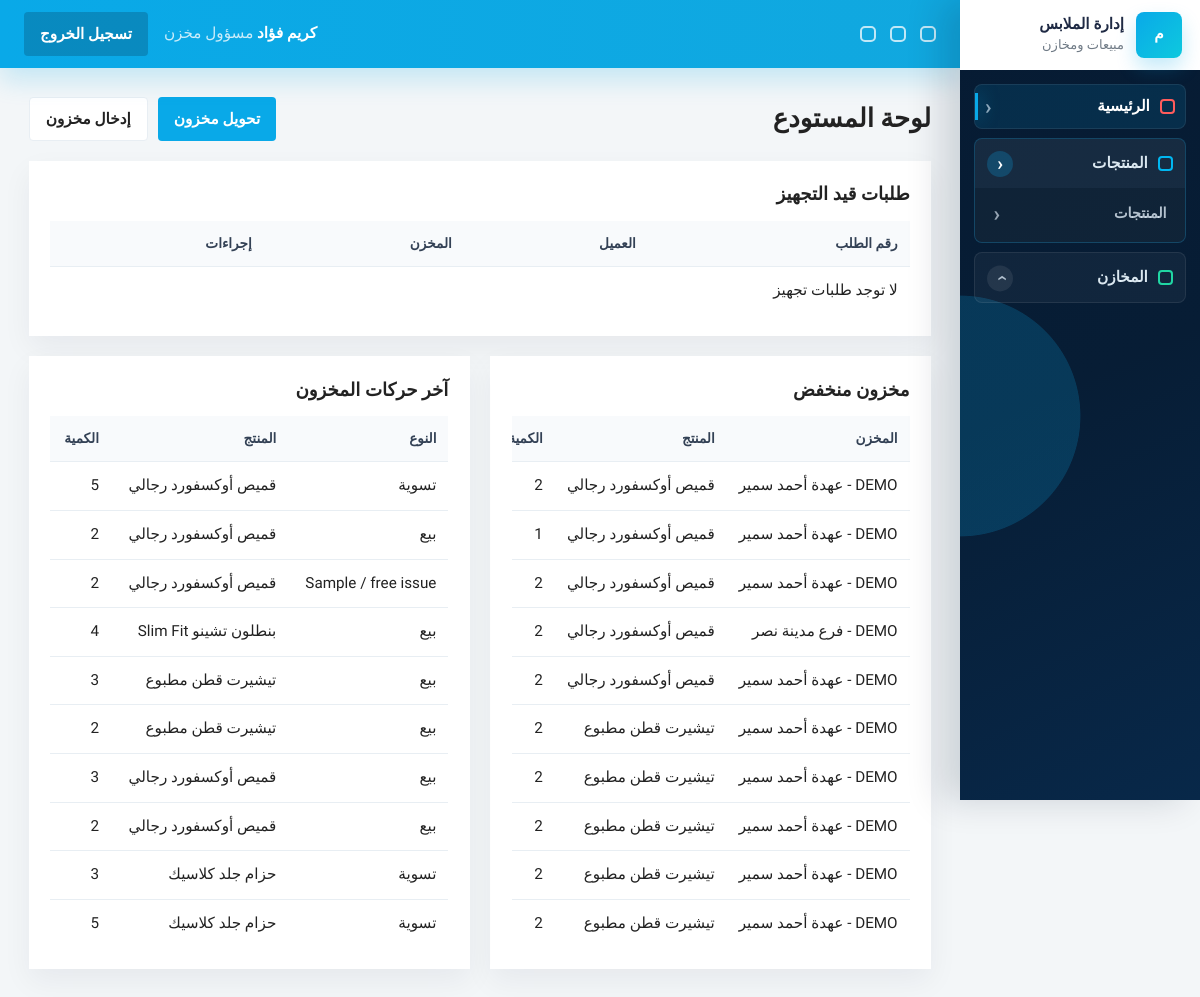
The app's page / (signed in) with its own data.
### accounts/models.py (models this page shows)
class User(AbstractUser):
    ROLE_MANAGER = 'manager'
    ROLE_SALES = 'sales'
    ROLE_WAREHOUSE = 'warehouse'
    ROLE_CHOICES = [
        (ROLE_MANAGER, 'مسؤول النظام'),
        (ROLE_SALES, 'مندوب مبيعات'),
        (ROLE_WAREHOUSE, 'مسؤول مخزن'),
    ]
    role = models.CharField(max_length=20, choices=ROLE_CHOICES, default=ROLE_SALES, db_index=True)
    phone = models.CharField(max_length=20, blank=True, null=True)
    created_at = models.DateTimeField(auto_now_add=True, db_index=True)
    class Meta:
        indexes = [
            models.Index(fields=['role', 'is_active']),
            models.Index(fields=['created_at']),
        ]
    @property
    def is_manager(self):
        return self.role == self.ROLE_MANAGER or self.is_superuser
    @property
    def is_sales(self):
        return self.role == self.ROLE_SALES
    @property
    def is_warehouse(self):
        return self.role == self.ROLE_WAREHOUSE

### inventory/models.py (models this page shows, shortened)
class Stock(models.Model):
    warehouse = models.ForeignKey(Warehouse, on_delete=models.CASCADE)
    variant = models.ForeignKey(ProductVariant, on_delete=models.CASCADE)
    quantity = models.IntegerField(default=0)
    min_quantity = models.IntegerField(default=0)
    class Meta:
        unique_together = ('warehouse', 'variant')
        indexes = [
            models.Index(fields=['warehouse', 'variant']),
            models.Index(fields=['quantity']),
        ]

class Warehouse(models.Model):
    TYPE_MAIN = 'main'
    TYPE_STORE = 'store'
    TYPE_REPRESENTATIVE = 'representative'
    WAREHOUSE_TYPE_CHOICES = [
        (TYPE_MAIN, 'مخزن رئيسي'),
        (TYPE_STORE, 'محل بيع'),
        (TYPE_REPRESENTATIVE, 'عهدة مندوب'),
    ]
    name = models.CharField(max_length=100, db_index=True)
    warehouse_type = models.CharField(max_length=20, choices=WAREHOUSE_TYPE_CHOICES, db_index=True)
    assigned_user = models.ForeignKey(
        settings.AUTH_USER_MODEL,
        on_delete=models.SET_NULL,
        null=True,
        blank=True,
        related_name='assigned_warehouses',
    )
    address = models.TextField(blank=True, null=True)
    is_active = models.BooleanField(default=True, db_index=True)
    def __str__(self):
        return self.name

class StockMovement(models.Model):
    TYPE_IN = 'in'
    TYPE_OUT = 'out'
    TYPE_TRANSFER = 'transfer'
    TYPE_SALE = 'sale'
    TYPE_RETURN = 'return'
    TYPE_ADJUSTMENT = 'adjustment'
    TYPE_PURCHASE_RECEIVE = 'purchase_receive'
    TYPE_SALES_RETURN = 'sales_return'
    TYPE_DAMAGED_RETURN = 'damaged_return'
    TYPE_EXCHANGE_OUT = 'exchange_out'
    TYPE_SALES_REP_ASSIGNMENT = 'sales_rep_assignment'
    TYPE_SALES_REP_RETURN = 'sales_rep_return'
    TYPE_SALES_REP_SALE = 'sales_rep_sale'
    TYPE_SAMPLE = 'sample'
    MOVEMENT_TYPE_CHOICES = [
        (TYPE_IN, 'دخول مخزون'),
        (TYPE_OUT, 'خروج مخزون'),
        (TYPE_TRANSFER, 'تحويل بين مخازن'),
        (TYPE_SALE, 'بيع'),
        (TYPE_RETURN, 'مرتجع'),
        (TYPE_ADJUSTMENT, 'تسوية'),
    ]
    MOVEMENT_TYPE_CHOICES.append((TYPE_PURCHASE_RECEIVE, 'Purchase receive'))
    MOVEMENT_TYPE_CHOICES.append((TYPE_SALES_RETURN, 'Sales return'))
    MOVEMENT_TYPE_CHOICES.append((TYPE_DAMAGED_RETURN, 'Damaged return'))
    MOVEMENT_TYPE_CHOICES.append((TYPE_EXCHANGE_OUT, 'Exchange out'))
    MOVEMENT_TYPE_CHOICES.append((TYPE_SALES_REP_ASSIGNMENT, 'Sales rep assignment'))
    MOVEMENT_TYPE_CHOICES.append((TYPE_SALES_REP_RETURN, 'Sales rep return'))
    MOVEMENT_TYPE_CHOICES.append((TYPE_SALES_REP_SALE, 'Sales rep sale'))
    MOVEMENT_TYPE_CHOICES.append((TYPE_SAMPLE, 'Sample / free issue'))
    movement_type = models.CharField(max_length=20, choices=MOVEMENT_TYPE_CHOICES, db_index=True)
    variant = models.ForeignKey(ProductVariant, on_delete=models.CASCADE)
    from_warehouse = models.ForeignKey(Warehouse, on_delete=models.SET_NULL, null=True, blank=True, related_name='out_movements')
    to_warehouse = models.ForeignKey(Warehouse, on_delete=models.SET_NULL, null=True, blank=True, related_name='in_movements')
    batch = models.ForeignKey(StockBatch, on_delete=models.SET_NULL, null=True, blank=True, related_name='movements')
    quantity = models.IntegerField()
    note = models.TextField(blank=True, null=True)
    created_by = models.ForeignKey(settings.AUTH_USER_MODEL, on_delete=models.SET_NULL, null=True)
    created_at = models.DateTimeField(auto_now_add=True, db_index=True)
    class Meta:
        indexes = [
            models.Index(fields=['movement_type', 'created_at']),
            models.Index(fields=['created_at']),
        ]

### products/models.py (models this page shows, shortened)
class ProductVariant(models.Model):
    product = models.ForeignKey(Product, on_delete=models.CASCADE, related_name='variants')
    color = models.ForeignKey(Color, on_delete=models.SET_NULL, null=True)
    size = models.ForeignKey(Size, on_delete=models.SET_NULL, null=True)
    variant_sku = models.CharField(max_length=120, unique=True, db_index=True)
    barcode = models.CharField(max_length=120, blank=True, null=True, db_index=True)
    cost_price = models.DecimalField(max_digits=10, decimal_places=2, default=0)
    sale_price = models.DecimalField(max_digits=10, decimal_places=2, default=0)
    is_active = models.BooleanField(default=True, db_index=True)
    class Meta:
        indexes = [
            models.Index(fields=['variant_sku']),
            models.Index(fields=['barcode']),
            models.Index(fields=['is_active']),
        ]

class Product(models.Model):
    name = models.CharField(max_length=200, db_index=True)
    sku = models.CharField(max_length=100, unique=True, db_index=True)
    category = models.ForeignKey(Category, on_delete=models.SET_NULL, null=True)
    description = models.TextField(blank=True, null=True)
    material = models.CharField(max_length=100, blank=True, null=True)
    season = models.CharField(max_length=100, blank=True, null=True)
    retail_price = models.DecimalField(max_digits=10, decimal_places=2, default=0)
    wholesale_price = models.DecimalField(max_digits=10, decimal_places=2, default=0)
    image = models.ImageField(upload_to='products/', blank=True, null=True)
    is_active = models.BooleanField(default=True, db_index=True)
    created_at = models.DateTimeField(auto_now_add=True, db_index=True)
    class Meta:
        indexes = [
            models.Index(fields=['sku']),
            models.Index(fields=['name', 'is_active']),
            models.Index(fields=['created_at']),
        ]

### dashboard/views.py (the view, shortened to what this page needs)
# urls.py: path('', DashboardView.as_view(), name='index'),
class DashboardView(RoleRequiredMixin, TemplateView):
    allowed_roles = ('manager', 'sales', 'warehouse')
    def get_template_names(self):
        role = self.request.user.role
        if self.request.user.is_superuser or role == 'manager':
            return ['dashboard/manager.html']
        if role == 'warehouse':
            return ['dashboard/warehouse.html']
        return ['dashboard/sales.html']
    def get_context_data(self, **kwargs):
        context = super().get_context_data(**kwargs)
        today = timezone.localdate()
        user = self.request.user
        if user.is_superuser or user.role == 'manager':
            kpis = manager_dashboard_kpis()
            context.update(kpis)
            context['today_gross_profit'] = kpis['gross_profit']
            context['cash_balance'] = sum(account.balance for account in kpis['cash_accounts'])
            context['paid_total'] = kpis['collections_total']
            context['remaining_total'] = kpis['customer_remaining_total']
        elif user.role == 'warehouse':
            context.update({
                'preparing_orders': Order.objects.filter(status=Order.STATUS_PREPARING).select_related('customer', 'warehouse')[:20],
                'low_stocks': Stock.objects.select_related('warehouse', 'variant__product').filter(quantity__lte=F('min_quantity'))[:10],
                'latest_movements': StockMovement.objects.select_related('variant__product', 'from_warehouse', 'to_warehouse').order_by('-created_at')[:10],
            })
        return context

### accounts/permissions.py (called while the page is built)
def has_role(user, *roles):
    if not user.is_authenticated:
        return False
    if user.is_superuser or getattr(user, 'role', None) == 'manager':
        return True
    return getattr(user, 'role', None) in roles

    def test_func(self):
        return has_role(self.request.user, *self.allowed_roles)

### templates/dashboard/warehouse.html (shortened to what this page needs)
{% extends 'base.html' %}
{% block content %}
<div class="page-head">
    <h1>لوحة المستودع</h1>
    <div class="button-row">
        <a class="btn btn-accent" href="{% url 'inventory:transfer' %}">تحويل مخزون</a>
        <a class="btn btn-light" href="{% url 'inventory:stock_in' %}">إدخال مخزون</a>
    </div>
</div>
<section class="card">
    <h2>طلبات قيد التجهيز</h2>
    <div class="table-wrap">
        <table>
            <thead><tr><th>رقم الطلب</th><th>العميل</th><th>المخزن</th><th>إجراءات</th></tr></thead>
            <tbody>
            {% for order in preparing_orders %}
                <tr><td>{{ order.order_number }}</td><td>{{ order.customer|default:'-' }}</td><td>{{ order.warehouse|default:'-' }}</td><td><a class="btn btn-light" href="{% url 'orders:detail' order.pk %}">عرض</a></td></tr>
            {% empty %}
                <tr><td colspan="4">لا توجد طلبات تجهيز</td></tr>
            {% endfor %}
            </tbody>
        </table>
    </div>
</section>
<div class="order-layout">
    <section class="card">
        <h2>مخزون منخفض</h2>
        <div class="table-wrap">
            <table>
                <thead><tr><th>المخزن</th><th>المنتج</th><th>الكمية</th></tr></thead>
                <tbody>
                {% for stock in low_stocks %}
                    <tr><td>{{ stock.warehouse }}</td><td>{{ stock.variant.product.name }}</td><td>{{ stock.quantity }}</td></tr>
                {% empty %}
                    <tr><td colspan="3">لا توجد تنبيهات</td></tr>
                {% endfor %}
                </tbody>
            </table>
        </div>
    </section>
    <section class="card">
        <h2>آخر حركات المخزون</h2>
        <div class="table-wrap">
            <table>
                <thead><tr><th>النوع</th><th>المنتج</th><th>الكمية</th></tr></thead>
                <tbody>
                {% for movement in latest_movements %}
                    <tr><td>{{ movement.get_movement_type_display }}</td><td>{{ movement.variant.product.name }}</td><td>{{ movement.quantity }}</td></tr>
                {% empty %}
                    <tr><td colspan="3">لا توجد حركات</td></tr>
                {% endfor %}
                </tbody>
            </table>
        </div>
    </section>
</div>
{% endblock %}

### templates/partials/navbar.html (shortened to what this page needs)
<header class="topbar">
    <div class="topbar-tools" aria-hidden="true">
        <span></span>
        <span></span>
        <span></span>
    </div>
    <div class="topbar-user">
        <strong>{{ request.user.get_full_name|default:request.user.username }}</strong>
        <span>{{ request.user.get_role_display }}</span>
    </div>
    <form method="post" action="{% url 'accounts:logout' %}">
        <button class="btn btn-secondary" type="submit">تسجيل الخروج</button>
    </form>
</header>

### static/css/main.css (style rules this page uses)
:root { --primary-color: #071d35; --secondary-color: #0b2e50; --accent-color: #09a9e8; --accent-strong: #0787c2; --accent-soft: #e8f7fd; --background-color: #f3f6f8; --surface-color: #ffffff; --surface-muted: #f7f9fb; --border-color: #e8eef3; --text-color: #222222; --muted-text: #707b86; --success-color: #20b98f; --warning-color: #e49322; --danger-color: #e24c4c; --info-color: #09a9e8; --shadow-soft: 0 0.75rem 2rem rgba(6, 27, 51, .08); --shadow-panel: 0 0.75rem 1.75rem rgba(6, 27, 51, .055); --focus-ring: 0 0 0 .2rem rgba(9, 169, 232, .2); --radius-sm: .25rem; --radius-md: .5rem; --space-1: .25rem; --space-2: .5rem; --space-3: .75rem; --space-4: 1rem; --space-5: 1.25rem; --space-6: 1.5rem; --space-8: 2rem; --sidebar-width: clamp(15rem, 18vw, 17rem); --content-width: 112rem; --touch-target: 2.75rem; }
*, *::before, *::after { box-sizing: border-box; }
html { min-height: 100%; overflow-x: hidden; text-size-adjust: 100%; -webkit-text-size-adjust: 100%; }
body { margin: 0; min-height: 100%; overflow-x: hidden; background: var(--background-color); color: var(--text-color); direction: rtl; text-align: right; font-family: "Cairo", Arial, sans-serif; font-size: clamp(.875rem, .84rem + .15vw, .975rem); line-height: 1.55; letter-spacing: 0; }
a { color: inherit; text-decoration: none; }
button, input, select, textarea { font: inherit; }
button { color: inherit; }
a, button, select, summary, [role="button"], [data-open-modal], [data-close-modal], [data-sidebar-toggle], [data-sidebar-close] { cursor: pointer; }
.topbar { position: sticky; top: 0; z-index: 20; display: flex; align-items: center; justify-content: space-between; gap: clamp(.625rem, 1.5vw, 1rem); min-height: 4.25rem; padding-inline: clamp(1rem, 2vw, 1.5rem); color: #fff; background: linear-gradient(90deg, #09a9e8, #11a8df); box-shadow: 0 .75rem 1.625rem rgba(9, 169, 232, .2); }
.topbar strong { font-size: .95rem; }
.topbar .muted, .topbar-user span { color: rgba(255, 255, 255, .78); }
.topbar-user { min-width: 0; margin-right: auto; }
.topbar-tools { display: flex; align-items: center; gap: .875rem; flex: 0 0 auto; }
.topbar-tools span { inline-size: 1rem; block-size: 1rem; border: .125rem solid rgba(255, 255, 255, .74); border-radius: .3125rem; }
.topbar .btn-secondary { background: rgba(6, 27, 51, .22); }
.page-head { display: flex; align-items: center; justify-content: space-between; gap: var(--space-4); margin-bottom: clamp(1rem, 2vw, 1.25rem); }
h1, h2 { margin: 0; color: var(--text-color); line-height: 1.35; }
h1 { font-size: clamp(1.25rem, 1.05rem + .75vw, 1.75rem); font-weight: 800; }
h2 { margin-bottom: .875rem; font-size: clamp(1rem, .95rem + .25vw, 1.2rem); font-weight: 800; }
.card, .stat-card, .login-card, .invoice-box, .table-wrap, .metric-card, .chart-card, .profit-card, .mini-stat { background: var(--surface-color); box-shadow: var(--shadow-panel); }
.card { min-width: 0; padding: clamp(1rem, 2vw, 1.35rem); margin-bottom: clamp(1rem, 2vw, 1.25rem); }
.btn, .icon-btn { min-height: var(--touch-target); border: 0; cursor: pointer; font-weight: 800; line-height: 1.2; transition: transform .16s ease, box-shadow .16s ease, background .16s ease, border-color .16s ease; }
.btn { display: inline-flex; align-items: center; justify-content: center; gap: .5rem; padding: .6rem clamp(.75rem, 1.4vw, 1rem); border-radius: var(--radius-sm); white-space: nowrap; }
.btn-primary, .btn-accent { background: var(--accent-color); color: #fff; }
.btn-secondary { background: var(--secondary-color); color: #fff; }
.btn-light { border: .0625rem solid var(--border-color); background: #fff; color: var(--text-color); }
.button-row, .actions, .form-actions, .inline-form { display: flex; flex-wrap: wrap; align-items: center; gap: .625rem; }
.table-wrap { width: 100%; max-width: 100%; overflow-x: auto; margin-bottom: clamp(1rem, 2vw, 1.25rem); -webkit-overflow-scrolling: touch; }
.card .table-wrap { margin-bottom: 0; box-shadow: none; }
table { width: max-content; min-width: 100%; border-collapse: collapse; direction: rtl; }
th, td { padding: clamp(.65rem, 1vw, .875rem); border-bottom: .0625rem solid var(--border-color); text-align: right; vertical-align: middle; white-space: nowrap; }
thead th { background: #f8fafc; color: #334155; font-size: .85rem; font-weight: 800; }
tbody tr:last-child td { border-bottom: 0; }
.order-layout { display: grid; grid-template-columns: repeat(2, minmax(min(23rem, 100%), 1fr)); gap: clamp(1rem, 2vw, 1.25rem); align-items: start; }

### records on screen
User: user.get_full_name "كريم فؤاد", user.role "مسؤول مخزن"
Stock: warehouse "DEMO - عهدة أحمد سمير", variant.product.name "قميص أوكسفورد رجالي", quantity "2"
Stock: warehouse "DEMO - عهدة أحمد سمير", variant.product.name "قميص أوكسفورد رجالي", quantity "1"
Stock: warehouse "DEMO - عهدة أحمد سمير", variant.product.name "قميص أوكسفورد رجالي", quantity "2"
Stock: warehouse "DEMO - فرع مدينة نصر", variant.product.name "قميص أوكسفورد رجالي", quantity "2"
Stock: warehouse "DEMO - عهدة أحمد سمير", variant.product.name "قميص أوكسفورد رجالي", quantity "2"
Stock: warehouse "DEMO - عهدة أحمد سمير", variant.product.name "تيشيرت قطن مطبوع", quantity "2"
Stock: warehouse "DEMO - عهدة أحمد سمير", variant.product.name "تيشيرت قطن مطبوع", quantity "2"
Stock: warehouse "DEMO - عهدة أحمد سمير", variant.product.name "تيشيرت قطن مطبوع", quantity "2"
Stock: warehouse "DEMO - عهدة أحمد سمير", variant.product.name "تيشيرت قطن مطبوع", quantity "2"
Stock: warehouse "DEMO - عهدة أحمد سمير", variant.product.name "تيشيرت قطن مطبوع", quantity "2"
StockMovement: movement_type "تسوية", variant.product.name "قميص أوكسفورد رجالي", quantity "5"
StockMovement: movement_type "بيع", variant.product.name "قميص أوكسفورد رجالي", quantity "2"
StockMovement: movement_type "Sample / free issue", variant.product.name "قميص أوكسفورد رجالي", quantity "2"
StockMovement: movement_type "بيع", variant.product.name "بنطلون تشينو Slim Fit", quantity "4"
StockMovement: movement_type "بيع", variant.product.name "تيشيرت قطن مطبوع", quantity "3"
StockMovement: movement_type "بيع", variant.product.name "تيشيرت قطن مطبوع", quantity "2"
StockMovement: movement_type "بيع", variant.product.name "قميص أوكسفورد رجالي", quantity "3"
StockMovement: movement_type "بيع", variant.product.name "قميص أوكسفورد رجالي", quantity "2"
StockMovement: movement_type "تسوية", variant.product.name "حزام جلد كلاسيك", quantity "3"
StockMovement: movement_type "تسوية", variant.product.name "حزام جلد كلاسيك", quantity "5"
